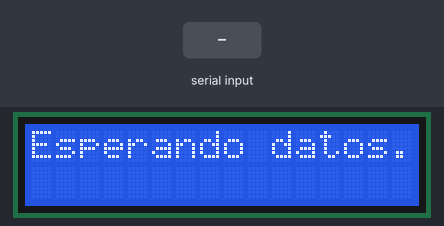
Bench run of a sketch on a simulated Arduino Uno, built with avr-gcc and run on an emulated ATmega328P. Parts: 16×2 character LCD. The inputs (shaded band) are chosen by the test bench.

Above: at 1.2 s.
1.3 s: "1\n" received over the second serial link
At 2.0 s:
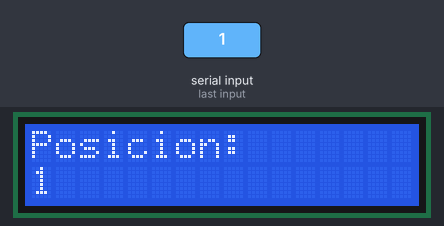
2.9 s: "0\n" received over the second serial link
At 3.4 s:
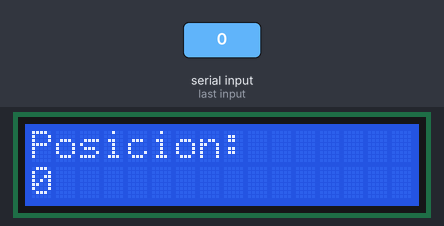
4.5 s: "2\n" received over the second serial link
At 6.0 s:
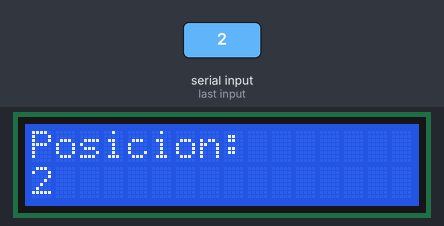
Timing chart, 0 to 7.5 s (numbered marks = the images above; inputs shaded):
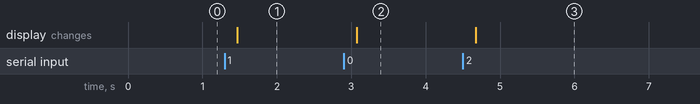

Measured:
- after the input at 1.3 s, the display: changes after 0.17 s (image 1)
- after the input at 2.9 s, the display: changes after 0.17 s (image 2)
- after the input at 4.5 s, the display: changes after 0.18 s (image 3)

The sketch:

BTE.ino
```cpp
#include <SoftwareSerial.h>
#include <LiquidCrystal.h> // LCD sin I2C

// Configuración del Bluetooth (HC-06)
SoftwareSerial bluetooth(2, 3); // RX, TX

// Configuración de la LCD (pines RS, E, D4, D5, D6, D7)
LiquidCrystal lcd(4, 5, 6, 7, 8, 9);

String mensaje; // Almacena el mensaje recibido

void setup() {
 // Serial.begin(9600);
  bluetooth.begin(9600);
  lcd.begin(16, 2); // LCD de 16x2
  lcd.print("Esperando datos...");
}

void loop() {
  if (bluetooth.available()) {
    mensaje = bluetooth.readStringUntil('\n');
    mensaje.trim(); // Eliminar espacios o saltos de línea
    lcd.clear();
    lcd.setCursor(0, 0);
    lcd.print("Posicion:");
    lcd.setCursor(0, 1);
    lcd.print(mensaje);
  }
  delay(200);
}
```
